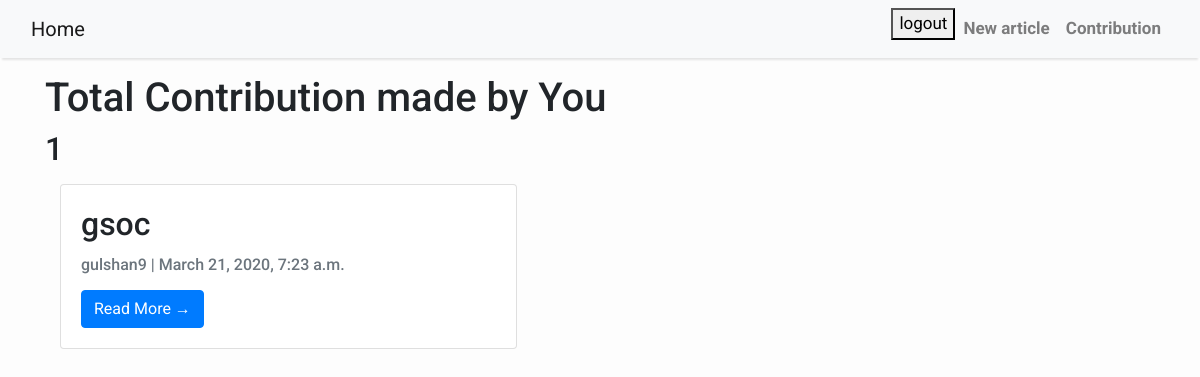
The app's page /author (signed in), older data.
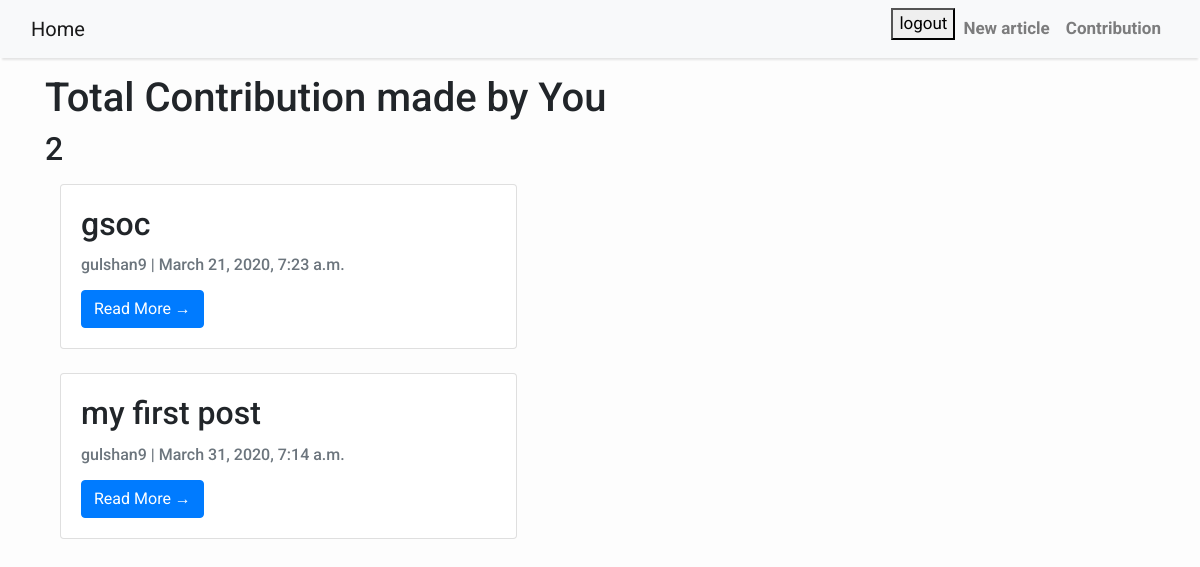
The same page, newer data.
### articles/models.py (models this page shows, shortened)
class Articles(models.Model):
    objects=models.Manager()
    title=models.CharField(max_length=100)
    slug=models.SlugField()
    body=models.TextField()
    date=models.DateTimeField(auto_now_add=True)
    likes=models.ManyToManyField(User,related_name='likes',blank=True)
    thumb=models.ImageField(default='default.png' ,blank=True)
    author=models.ForeignKey(User,default=None,on_delete=models.CASCADE)

### articles/views.py (the view)
# urls.py: path('author',article_view.author,name="author"),
def author(request):
    article=(Articles.objects.filter(author=request.user)).count()
    articles=Articles.objects.filter(author=request.user)
    return render(request,'author.html',{'article':article,
    'articles':articles})

### articles/templates/author.html (shortened to what this page needs)
{% extends 'base.html' %}
{% block content %}
<div class="container">
    <div class="row">
        <div class="col-md-8 mt-3 left">
        <h1>Total Contribution made by You <h2>{{ article }}</h2></h1>
        <div class="col-md-8 mt-3 left">
            {% for article in articles %}
            <div class="card mb-4">
                <div class="card-body">
                    <h2 class="card-title">{{ article.title }}</h2>
                    <p class="card-text text-muted h6">{{ article.author }} | {{ article.date}} </p>
                    <a href="{% url 'detail' article.slug  %}" class="btn btn-primary">Read More &rarr;</a>
                </div>
            </div>
            {% endfor %}
        </div>
        </div>
        </div>
{% endblock %}

Row changes from the older to the newer data that the page shows:
added Articles: title "my first post", author "gulshan9", date "March 31, 2020, 7:14 a.m."
Text that changed along with them:
{{ article }}: "1" → "2"
